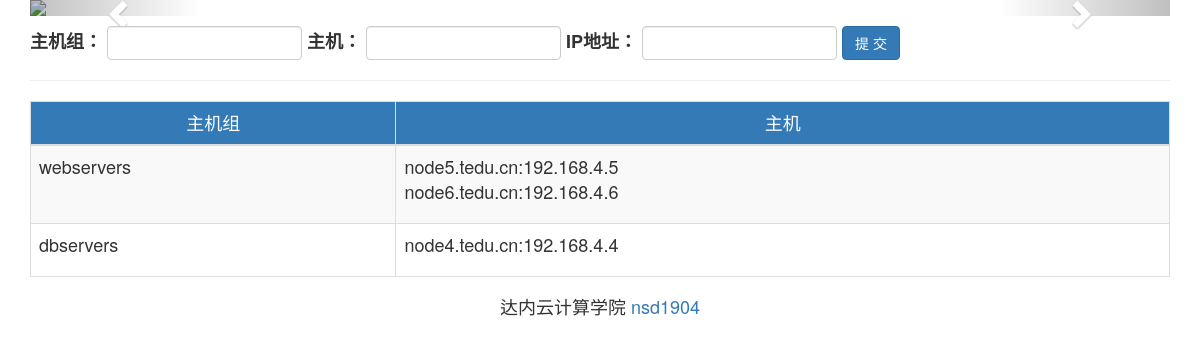
Page /webadmin/addhosts/ on the earlier database version.
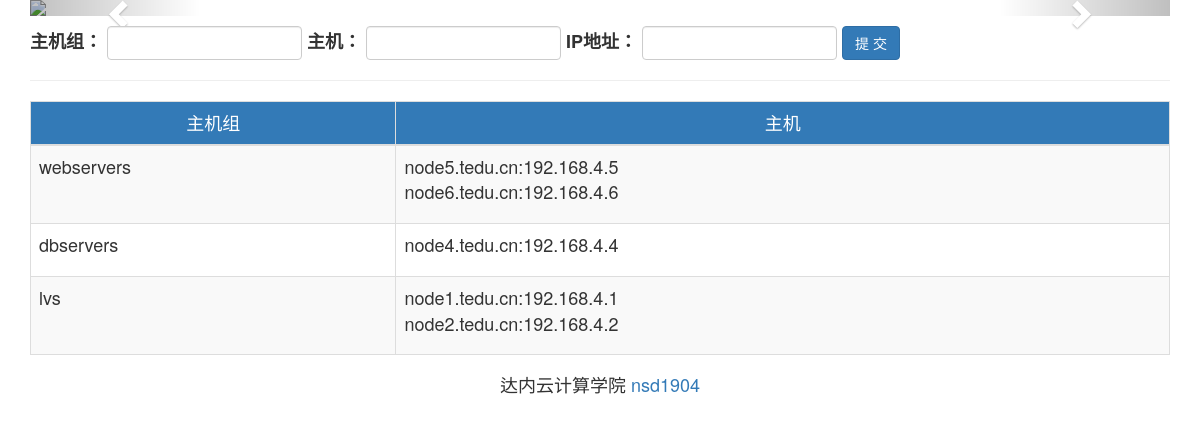
Same page on the later database version.
### webadmin/models.py (models this page shows, shortened)
class HostGroup(models.Model):
    groupname = models.CharField(max_length=50, unique=True)
    def __str__(self):
        return self.groupname

class Host(models.Model):
    hostname = models.CharField(max_length=50)
    ipaddr = models.CharField(max_length=15)
    group = models.ForeignKey(HostGroup)

### webadmin/views.py (the view, shortened to what this page needs)
def add_hosts(request):
    groups = HostGroup.objects.all()
    return render(request, 'add_hosts.html', {'groups': groups})

### templates/add_hosts.html (shortened to what this page needs)
{% extends 'base.html' %}
{% load static %}
{% block content %}
    <div class="row h4">
        <div class="col-sm-12">
            <form action="" class="form-inline" method="post">
                <div class="form-group">
                    <label>主机组：</label>
                    <input class="form-control" type="text" name="group">
                </div>
                <div class="form-group">
                    <label>主机：</label>
                    <input class="form-control" type="text" name="host">
                </div>
                <div class="form-group">
                    <label>IP地址：</label>
                    <input class="form-control" type="text" name="ip">
                </div>
                <div class="form-group">
                    <input class="btn btn-primary" type="submit" value="提 交">
                </div>
            </form>
        </div>
    </div>
    <hr>
    <table class="table table-bordered table-hover table-striped h4">
        <thead>
            <tr class="bg-primary text-center">
                <td>主机组</td>
                <td>主机</td>
            </tr>
        </thead>
        {% for group in groups %}
            <tr>
                <td>{{ group }}</td>
                <td>
                    <ul class="list-unstyled">
                        {% for host in group.host_set.all %}
                            <li>
                                {{ host.hostname }}:{{ host.ipaddr }}
                            </li>
                        {% endfor %}
                    </ul>
                </td>
            </tr>
        {% endfor %}
    </table>
{% endblock %}

Differences in the rows shown:
added HostGroup: groupname "lvs"
added Host: hostname "node1.tedu.cn", ipaddr "192.168.4.1", shown under "lvs"
added Host: hostname "node2.tedu.cn", ipaddr "192.168.4.2", shown under "lvs"
